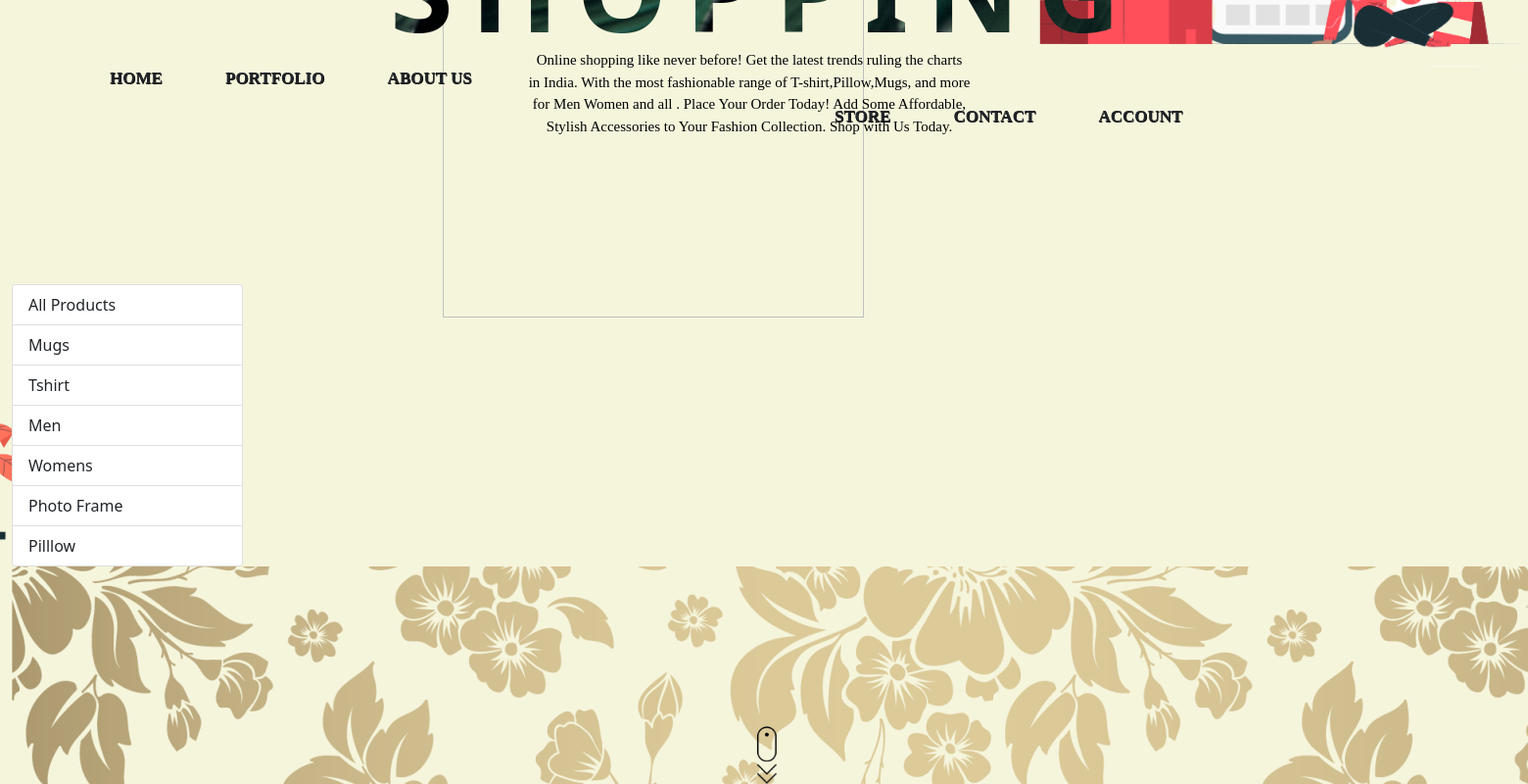
The app's page /cart?category=1 with its own data.
### store/models/category.py (models this page shows, shortened)
class Category(models.Model):
    name = models.CharField(max_length=20)
    def get_all_categories():
        return Category.objects.all()

### store/views/home.py (the view, shortened to what this page needs)
# urls.py: path('cart',home.Cart.as_view(),name='cart'),
class Cart(View):
    def get(self, request):
        products =None
        categories = Category.get_all_categories()
        categoryID = request.GET.get('category')
        if categoryID:
            products = Product.get_all_products_by_categoryid(categoryID)
        else:
            products = Product.get_all_products()
        data = {}
        data['products'] = products
        data['categories'] = categories
        return render(request, 'cart.html', data)

### store/models/product.py (called while the page is built)
    def get_all_products_by_categoryid(category_id):
        if category_id:
            return Product.objects.filter(category=category_id)
        else:
            return Product.objects.all()

### store/templates/cart.html (shortened to what this page needs)
 {% extends "base.html" %}{% load cart %} {% load static %} {% block menu %}
<div>
    <ul id="firstthree">
        <h4 id="a">
            <a class="text-dark" href="{% url 'index' %}" style="text-decoration: none;">HOME</a>
        </h4>
        <h4 id="b">
            <a class="text-dark" href="#" style="text-decoration: none;">PORTFOLIO</a>
        </h4>
        <h4 id="c">
            <a class="text-dark" href="#" style="text-decoration: none;">ABOUT US</a>
        </h4>
    </ul>
</div>
<div>
    <ul id="logo">
        <a href="#" style="text-decoration: none;"><img src="{%  static  'css/Images/logo.png'  %}" width="430" height="430"></a>
    </ul>
</div>
<div class="ml-1">
    <ul id="lastthree">
        <h4 id="d">
            <a class="text-dark" href="{% url 'cart' %}" style="text-decoration: none;">STORE</a>
        </h4>
        <h4 id="e">
            <a class="text-dark" href="#" style="text-decoration: none;">CONTACT</a>
        </h4>
        <h4 id="f">
            <a class="text-dark" href="#" style="text-decoration: none;">ACCOUNT</a>
        </h4>
    </ul>
</div>
<div id="img1">
</div>
<div id="img2">
</div>
<div id="text">
    <h1 id="s" class="font-weight-bold">SHOPPING</h1>
    <P>Online shopping like never before! Get the latest trends ruling the charts<br>in India. With the most fashionable range of T-shirt,Pillow,Mugs, and more<br> for Men Women and all . Place Your Order Today! Add Some Affordable,<br> Stylish Accessories
        to Your Fashion Collection. Shop with Us Today. </P>
</div>
<a class="ca3-scroll-down-link ca3-scroll-down-arrow"></a>
{% endblock %}
{% block content %}
<div class="container-fluid mt-5" id="sidenav">
    <div class="row">
        <div class="col-lg-2 mx-auto">
            <div class="list-group">
                <a href="/cart" class="list-group-item list-group-action">All Products</a> {% for category in categories%}
                <a href="?category={{category.id}}" class="list-group-item list-group-action">{{category.name}}</a> {% endfor%}
            </div>
        </div>
        <div id="products" class="col-lg-10 mx-auto">
        </div>
    </div>
    <div id="bs">
    </div>
    {% endblock %}

### store/static/css/cart.css (style rules this page uses)
body { background-color: green; }
body div ul h4 { display: inline-flex; font-family: 'Times New Roman', Times, serif; padding: 10px; margin-right: 40px; font-size: 17px; text-shadow: .5px .5px black; position: relative; font-weight: bolder; }
body div ul h4:after { background: none repeat scroll 0 0 transparent; bottom: 0; content: ""; display: block; height: 2px; left: 50%; position: absolute; background: black; transition: width 0.3s ease 0s, left 0.3s ease 0s; width: 0; }
body div #firstthree { margin-top: 60px; margin-left: 50px; }
body div #logo { margin-left: 380px; margin-top: -240px; }
body div #lastthree { margin-left: 770px; margin-top: -265px; }
body #text { font-family: 'Segoe UI', Tahoma, Geneva, Verdana, sans-serif; text-align: center; margin-top: -240px; }
body #text h1 { margin-top: -420px; letter-spacing: 13px; font-size: 80px; background-image: url(Images/p1\ \(3\).jpg); background-size: cover; -webkit-background-clip: text; color: transparent; z-index: 3; position: relative; font-weight: bolder; }
body #text #s { font-size: 117px; margin-top: -30px; letter-spacing: 18px; z-index: 3; position: relative; }
body #text p { font-family: cursive; margin-top: -1px; z-index: 3; font-size: 15px; margin-left: -30px; }
body #img1 { margin-left: -50px; margin-top: 90px; position: relative; z-index: -2; }
body #img2 { margin-left: 800px; margin-top: -350px; position: relative; z-index: -2; }
body #sidenav { margin-top: 200px; }
body #bs { position: fixed; height: 100%; width: 100%; display: block; transition: top 0.3s; z-index: -8; background-image: url(Images/bf7.png); background-repeat: no-repeat; }
.ca3-scroll-down-arrow { background-image: url(Images/scroll.png); background-size: contain; background-repeat: no-repeat; margin-top: -70px; z-index: -3; }
.ca3-scroll-down-link { cursor: pointer; height: 60px; width: 80px; margin: 0px 0 0 -40px; line-height: 60px; position: absolute; left: 52%; bottom: 0px; text-align: center; font-size: 70px; z-index: 100; text-decoration: none; text-shadow: 0px 0px 3px rgba(0, 0, 0, 0.4); animation: ca3_fade_move_down 2s ease-in-out infinite; z-index: -3; }

### store/static/css/index.css (style rules this page uses)
* { margin: 0px; padding: 0px; z-index: 0; color: black; }
body { background-color: beige; width: 100%; opacity: 100%; height: 100%; background-size: cover; background-repeat: no-repeat; }
body div ul h4 { display: inline-flex; font-family: 'Times New Roman', Times, serif; padding: 10px; margin-right: 40px; font-size: 17px; text-shadow: .5px .5px black; position: relative; }
body div ul h4:after { background: none repeat scroll 0 0 transparent; bottom: 0; content: ""; display: block; height: 2px; left: 50%; position: absolute; background: black; transition: width 0.3s ease 0s, left 0.3s ease 0s; width: 0; }
body div #firstthree { margin-top: 60px; margin-left: 70px; }
body div #logo { margin-left: 420px; margin-top: -230px; }
body div #lastthree { margin-left: 810px; margin-top: -241px; }
body #text { font-family: 'Segoe UI', Tahoma, Geneva, Verdana, sans-serif; text-align: center; }
body #text h1 { margin-top: -20px; letter-spacing: 28px; font-size: 110px; background-image: url(Images/p1\ \(3\).jpg); background-size: cover; color: transparent; -webkit-background-clip: text; word-spacing: 2px; z-index: 3; position: relative; }
body #text #s { margin-top: -50px; z-index: 3; position: relative; }
body #text p { font-family: cursive; margin-top: -16px; z-index: 3; }
body #img1 { margin-left: -360px; margin-top: 30px; }
body #img2 { margin-left: 1000px; margin-top: -890px; }

### records on screen
Category: name "Mugs"
Category: name "Tshirt"
Category: name "Men"
Category: name "Womens"
Category: name "Photo Frame"
Category: name "Pilllow"
